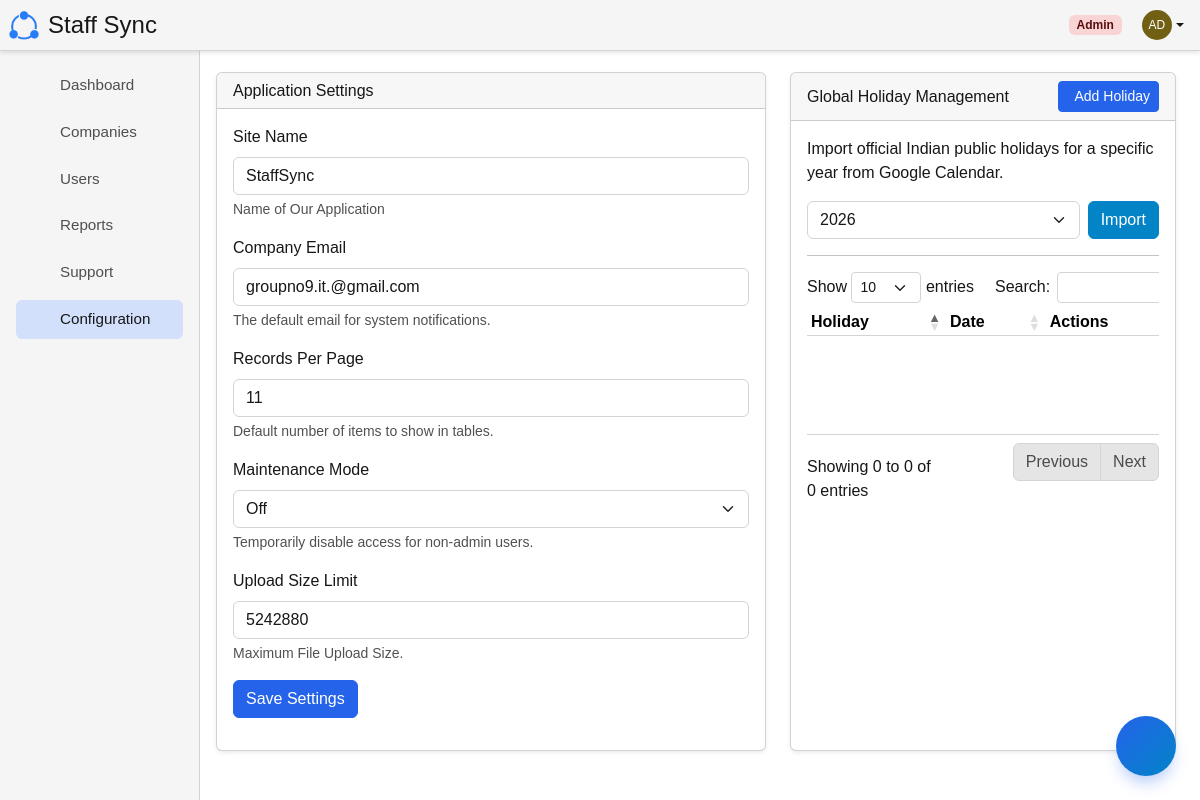
Screenshot of /admin/settings.php (signed in) with the database file from the repository.
### tables this page shows
CREATE TABLE `system_settings` (
  `id` int(11) NOT NULL,
  `setting_key` varchar(100) NOT NULL COMMENT 'Unique key for the setting',
  `setting_value` text DEFAULT NULL COMMENT 'Value of the setting',
  `description` text DEFAULT NULL COMMENT 'Description of the setting',
  `updated_by` int(11) DEFAULT NULL COMMENT 'User who last updated',
  `updated_at` timestamp NOT NULL DEFAULT current_timestamp() ON UPDATE current_timestamp(),
  `created_at` timestamp NOT NULL DEFAULT current_timestamp()
);

### includes/functions.php (the view, shortened to what this page needs)
<?php
function render_setting_field($setting)
{
    $key = htmlspecialchars($setting['setting_key']);
    $value = htmlspecialchars($setting['setting_value']);
    $label = ucwords(str_replace('_', ' ', $key));
    $description = htmlspecialchars($setting['description']);
    $html = "<div class='mb-3'>";
    $html .= "<label for='$key' class='form-label'>$label</label>";
    if ($key === 'maintenance_mode') {
        $html .= "<select class='form-select' id='$key' name='$key'>";
        $html .= "<option value='0'" . ($value == '0' ? ' selected' : '') . ">Off</option>";
        $html .= "<option value='1'" . ($value == '1' ? ' selected' : '') . ">On</option>";
        $html .= "</select>";
    } else {
        $html .= "<input type='text' class='form-control' id='$key' name='$key' value='$value'>";
    }
    $html .= "<div class='form-text'>$description</div></div>";
    return $html;
}
function query(mysqli $mysqli, string $sql, array $params = []): array
{
    try {
        $stmt = $mysqli->prepare($sql);
        $stmt->execute();
        $query_type = strtoupper(substr(trim($sql), 0, 6));
        if ($query_type === 'SELECT') {
            $result = $stmt->get_result();
            $data = $result->fetch_all(MYSQLI_ASSOC);
            return ['success' => true, 'data' => $data];
        } elseif ($query_type === 'INSERT') {
            return ['success' => true, 'insert_id' => $stmt->insert_id];
        } else {
            return ['success' => true, 'affected_rows' => $stmt->affected_rows];
        }
    } catch (Exception $e) {
        error_log('Database Error: ' . $e->getMessage());
        return ['success' => false, 'error' => 'A database error occurred. Please try again later.'];
    } finally {
        if (isset($stmt)) {
            $stmt->close();
        }
    }
}
?>

### admin/settings.php (shortened to what this page needs)
<?php
require_once '../config/db.php';
require_once '../includes/functions.php';
$settings_result = query($mysqli, "SELECT * FROM system_settings");
$settings = [];
if ($settings_result['success']) {
    foreach ($settings_result['data'] as $row) {
        $settings[$row['setting_key']] = $row;
    }
}
require_once '../components/layout/header.php';
?>
<div class="d-flex">
    <?php require_once '../components/layout/sidebar.php'; ?>
    <div class="p-3 p-md-4" style="flex: 1;">
        <div class="row">
            <div class="col-lg-7 mb-4">
                <div class="card shadow-sm h-100">
                    <div class="card-header">
                        <h6 class="m-0 font-weight-bold">Application Settings</h6>
                    </div>
                    <div class="card-body">
                        <form id="settingsForm">
                            <?php foreach ($settings as $setting): ?>
                                <?= render_setting_field($setting) ?>
                            <?php endforeach; ?>
                            <button type="submit" class="btn btn-primary">Save Settings</button>
                        </form>
                    </div>
                </div>
            </div>
            <div class="col-lg-5 mb-4">
                <div class="card shadow-sm h-100">
                    <div class="card-header d-flex justify-content-between align-items-center">
                        <h6 class="m-0 font-weight-bold">Global Holiday Management</h6>
                        <button class="btn btn-primary btn-sm" onclick="prepareHolidayModal()">Add Holiday</button>
                    </div>
                    <div class="card-body">
                        <p>Import official Indian public holidays for a specific year from Google Calendar.</p>
                        <form id="importHolidaysForm" class="d-flex mb-3">
                            <select name="year" class="form-select me-2">
                                <?php for ($y = date('Y') - 1; $y <= date('Y') + 2; $y++): ?>
                                    <option value="<?= $y ?>" <?= $y == date('Y') ? 'selected' : '' ?>><?= $y ?></option>
                                <?php endfor; ?>
                            </select>
                            <button type="submit" class="btn btn-info text-white">Import</button>
                        </form>
                        <hr>
                        <div class="table-responsive">
                            <table id="holidaysTable" class="table table-sm" width="100%">
                                <thead>
                                    <tr>
                                        <th>Holiday</th>
                                        <th>Date</th>
                                        <th>Actions</th>
                                    </tr>
                                </thead>
                            </table>
                        </div>
                    </div>
                </div>
            </div>
        </div>
    </div>
</div>
<?php require_once '../components/layout/footer.php'; ?>

### assets/css/datatable.css (style rules this page uses)
:root { --dt-row-selected: 13, 110, 253; --dt-row-selected-text: 255, 255, 255; --dt-row-selected-link: 9, 10, 11; --dt-row-stripe: 0, 0, 0; --dt-row-hover: 0, 0, 0; --dt-column-ordering: 0, 0, 0; --dt-html-background: white; }
table.dataTable thead>tr>th.sorting, table.dataTable thead>tr>th.sorting_asc, table.dataTable thead>tr>th.sorting_desc, table.dataTable thead>tr>th.sorting_asc_disabled, table.dataTable thead>tr>th.sorting_desc_disabled, table.dataTable thead>tr>td.sorting, table.dataTable thead>tr>td.sorting_asc, table.dataTable thead>tr>td.sorting_desc, table.dataTable thead>tr>td.sorting_asc_disabled, table.dataTable thead>tr>td.sorting_desc_disabled { cursor: pointer; position: relative; padding-right: 26px; }
table.dataTable thead>tr>th.sorting:before, table.dataTable thead>tr>th.sorting:after, table.dataTable thead>tr>th.sorting_asc:before, table.dataTable thead>tr>th.sorting_asc:after, table.dataTable thead>tr>th.sorting_desc:before, table.dataTable thead>tr>th.sorting_desc:after, table.dataTable thead>tr>th.sorting_asc_disabled:before, table.dataTable thead>tr>th.sorting_asc_disabled:after, table.dataTable thead>tr>th.sorting_desc_disabled:before, table.dataTable thead>tr>th.sorting_desc_disabled:after, table.dataTable thead>tr>td.sorting:before, table.dataTable thead>tr>td.sorting:after, table.dataTable thead>tr>td.sorting_asc:before, table.dataTable thead>tr>td.sorting_asc:after, table.dataTable thead>tr>td.sorting_desc:before, table.dataTable thead>tr>td.sorting_desc:after, table.dataTable thead>tr>td.sorting_asc_disabled:before, table.dataTable thead>tr>td.sorting_asc_disabled:after, table.dataTable thead>tr>td.sorting_desc_disabled:before, table.dataTable thead>tr>td.sorting_desc_disabled:after { position: absolute; display: block; opacity: 0.125; right: 10px; line-height: 9px; font-size: 0.8em; }
table.dataTable thead>tr>th.sorting:before, table.dataTable thead>tr>th.sorting_asc:before, table.dataTable thead>tr>th.sorting_desc:before, table.dataTable thead>tr>th.sorting_asc_disabled:before, table.dataTable thead>tr>th.sorting_desc_disabled:before, table.dataTable thead>tr>td.sorting:before, table.dataTable thead>tr>td.sorting_asc:before, table.dataTable thead>tr>td.sorting_desc:before, table.dataTable thead>tr>td.sorting_asc_disabled:before, table.dataTable thead>tr>td.sorting_desc_disabled:before { bottom: 50%; content: "\25B2"; content: "\25B2" /""; }
table.dataTable thead>tr>th.sorting:after, table.dataTable thead>tr>th.sorting_asc:after, table.dataTable thead>tr>th.sorting_desc:after, table.dataTable thead>tr>th.sorting_asc_disabled:after, table.dataTable thead>tr>th.sorting_desc_disabled:after, table.dataTable thead>tr>td.sorting:after, table.dataTable thead>tr>td.sorting_asc:after, table.dataTable thead>tr>td.sorting_desc:after, table.dataTable thead>tr>td.sorting_asc_disabled:after, table.dataTable thead>tr>td.sorting_desc_disabled:after { top: 50%; content: "\25BC"; content: "\25BC" /""; }
table.dataTable thead>tr>th.sorting_asc:before, table.dataTable thead>tr>th.sorting_desc:after, table.dataTable thead>tr>td.sorting_asc:before, table.dataTable thead>tr>td.sorting_desc:after { opacity: 0.6; }
table.dataTable thead th, table.dataTable thead td, table.dataTable tfoot th, table.dataTable tfoot td { text-align: left; }
table.dataTable { clear: both; margin-top: 6px !important; margin-bottom: 6px !important; max-width: none !important; border-collapse: separate !important; border-spacing: 0; }
table.dataTable td, table.dataTable th { -webkit-box-sizing: content-box; box-sizing: content-box; }
table.dataTable.table-sm>thead>tr>th:not(.sorting_disabled) { padding-right: 20px; }
table.dataTable.table-sm>thead>tr>th:not(.sorting_disabled):before, table.dataTable.table-sm>thead>tr>th:not(.sorting_disabled):after { right: 5px; }

### assets/css/custom.css (style rules this page uses)
* { font-family: Verdana, Geneva, Tahoma, sans-serif; }
:root { --bs-card-cap-bg: rgba(var(--bs-body-color-rgb), 0.03); --bs-toast-bg: var(--bs-body-bg); }

### assets/css/skeleton.css (style rules this page uses)
:root { --sk-fade-duration: 200ms; }

### rows the page displays
system_settings: setting_key "Site Name", setting_value "StaffSync", description "Name of Our Application"
system_settings: setting_key "Company Email", company_email "groupno9.it.@gmail.com", description "The default email for system notifications."
system_settings: setting_key "Records Per Page", setting_value "11", description "Default number of items to show in tables."
system_settings: setting_key "Maintenance Mode", maintenance_mode "Off", description "Temporarily disable access for non-admin users."
system_settings: setting_key "Upload Size Limit", setting_value "5242880", description "Maximum File Upload Size."

### other values shown
$role_name "Admin"
$item['title'] "Dashboard"
$item['title'] "Companies"
$item['title'] "Users"
$item['title'] "Reports"
$item['title'] "Support"
$item['title'] "Configuration"
form field year "2026"
